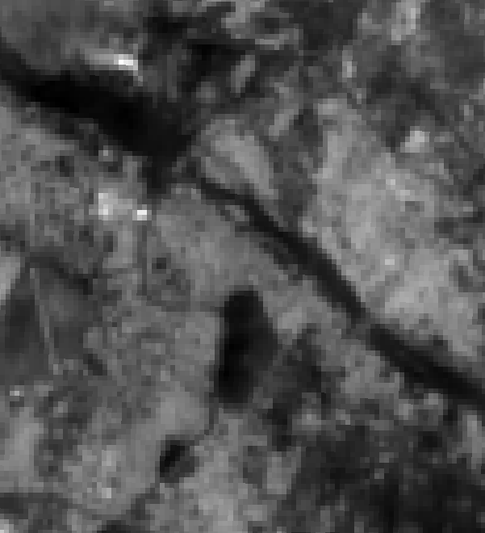
#> input picture Overlapping-NonOverlapping/1-20/img_a1.png, 485 x 533 px, shrunk from 601 x 660 before the run, found by its file name
$ jupyter execute --allow-errors Geo-tagging.ipynb   (shell and % lines are left out)   (older library calls are emulated)
#> lines starting #> are read from the running program, lines starting #| are printed output that depends on the picture
[cell 1]
import matplotlib.pyplot as plt
from scipy import stats
import numpy as np
import random
import PIL.ImageDraw as ImageDraw
import PIL.Image as Image
import os.path
from tqdm import tqdm
import math
import cv2 as cv
import glob
from skimage.color import rgb2gray
from scipy import ndimage
from PIL import Image
from sklearn.cluster import KMeans
from skimage.filters import sobel
import skimage
import warnings
warnings.filterwarnings("ignore")

[cell 2]
# [8 lines left out: function load_original_images, not called in this run]

[cell 3]
img_folder_path = 'F:\\data_science\\Blu-Cocoon\\Geotagging\\Sentinel-2 Multitemporal Cities Pairs (S2MTCP) dataset\\data_S21C\\Overlapping-NonOverlapping\\1-20\\'
output_path = 'Output'

[cell 4]
def helper(image):
    gray_img = cv.imread(image,0)

    enh_img_hst = cv.equalizeHist(gray_img)

    clahe = cv.createCLAHE(clipLimit=2.0, tileGridSize=(8,8))
    enh_img_clahe = clahe.apply(gray_img)

    return enh_img_clahe,enh_img_hst,gray_img

#> (a cell that did not finish here is left out)

[cell 6]
def enhance_image(image_path,i):
    all_img = glob.glob('.')
    #other_dir = 'new_path'
    for img_id, img_path in enumerate(all_img):
        if 'a' in image_path[-10:]:
            enh_img_clahe,enh_img_hst,gray_img = helper(image_path)

            cv.imwrite(f'{output_path}\\enh_img_hist_a{i+1}.png',enh_img_hst)
            cv.imwrite(f'{output_path}\\enh_img_clahe_a{i+1}.png',enh_img_clahe)

            #plot_helper(gray_img, enh_img_hst, enh_img_clahe)
            return gray_img,enh_img_hst,enh_img_clahe


        elif 'b' in image_path[-10:]:
            enh_img_clahe,enh_img_hst,gray_img = helper(image_path)

            cv.imwrite(f'{output_path}\\enh_img_hist_b{i+1}.png',enh_img_hst)
            cv.imwrite(f'{output_path}\\enh_img_clahe_b{i+1}.png',enh_img_clahe)

            #plot_helper(gray_img, enh_img_hst, enh_img_clahe)
            return gray_img,enh_img_hst,enh_img_clahe

[cell 7]
def edge_detection(img, lower_th = None, upper_th = None):

    # Noise reduction step
    img = cv.GaussianBlur(img, (5, 5), 1.4)

    # Calculating the gradients
    gx = cv.Sobel(np.float32(img), cv.CV_64F, 1, 0, 3)
    gy = cv.Sobel(np.float32(img), cv.CV_64F, 0, 1, 3)

    # Conversion of Cartesian coordinates to polar
    mag, ang = cv.cartToPolar(gx, gy, angleInDegrees = True)

    # set the minimum and maximum thresholds as lower and upper
    mag_max = np.max(mag)
    if not lower_th:lower_th = mag_max * 0.1
    if not upper_th:upper_th = mag_max * 0.5

    # getting the dimensions of the input image
    height, width = img.shape

    # Looping through every pixel of the grayscale
    # image
    for i_x in range(width):
        for i_y in range(height):

            grad_ang = ang[i_y, i_x]
            grad_ang = abs(grad_ang-180) if abs(grad_ang)>180 else abs(grad_ang)

            # selecting the neighbours of the target pixel according to the gradient direction
            # In the x axis direction
            if grad_ang<= 22.5:
                neighb_1_x, neighb_1_y = i_x-1, i_y
                neighb_2_x, neighb_2_y = i_x + 1, i_y

            # top right (diagnol-1) direction
            elif grad_ang>22.5 and grad_ang<=(22.5 + 45):
                neighb_1_x, neighb_1_y = i_x-1, i_y-1
                neighb_2_x, neighb_2_y = i_x + 1, i_y + 1

            # In y-axis direction
            elif grad_ang>(22.5 + 45) and grad_ang<=(22.5 + 90):
                neighb_1_x, neighb_1_y = i_x, i_y-1
                neighb_2_x, neighb_2_y = i_x, i_y + 1

            # top left (diagnol-2) direction
            elif grad_ang>(22.5 + 90) and grad_ang<=(22.5 + 135):
                neighb_1_x, neighb_1_y = i_x-1, i_y + 1
                neighb_2_x, neighb_2_y = i_x + 1, i_y-1

            # Now it restarts the cycle
            elif grad_ang>(22.5 + 135) and grad_ang<=(22.5 + 180):
                neighb_1_x, neighb_1_y = i_x-1, i_y
                neighb_2_x, neighb_2_y = i_x + 1, i_y

            # Non-maximum suppression step
            if width>neighb_1_x>= 0 and height>neighb_1_y>= 0:
                if mag[i_y, i_x]<mag[neighb_1_y, neighb_1_x]:
                    mag[i_y, i_x]= 0
                    continue

            if width>neighb_2_x>= 0 and height>neighb_2_y>= 0:
                if mag[i_y, i_x]<mag[neighb_2_y, neighb_2_x]:
                    mag[i_y, i_x]= 0

    lower_ids = np.zeros_like(img)
    upper_ids = np.zeros_like(img)
    ids = np.zeros_like(img)

    # double thresholding step
    for i_x in range(width):
        for i_y in range(height):

            grad_mag = mag[i_y, i_x]

            if grad_mag < lower_th:
                mag[i_y, i_x]= 0
            elif upper_th > grad_mag>= lower_th:
                ids[i_y, i_x]= 1
            else:
                ids[i_y, i_x]= 2
    #plt.imshow(mag, cmap='gray')
    # returning the magnitude of gradients of edges
    return mag

[cell 8]
# [16 lines left out: function plot_edge_helper, not called in this run]

[cell 9]
# [11 lines left out: function preprocess, not called in this run]

[cell 10]
def preprocess_single_img(image_path,i=0):
    gray_img,enh_img_hst,enh_img_clahe=enhance_image(image_path,i=i)
#> in helper, gray_img is the input picture: shape (533, 485); min 0, max 255, mean 79
    plot_helper(gray_img, enh_img_hst, enh_img_clahe)

    canny_gray_img = edge_detection(gray_img)
    canny_img_hist = edge_detection(enh_img_hst)
    canny_img_clahe = edge_detection(enh_img_clahe)

    plot_edge_helper(gray_img, enh_img_clahe, canny_img_clahe)

#> (a cell that did not finish here is left out)

[cell 12]
import matplotlib.pyplot as plt
from scipy import stats
import numpy as np
import random
import PIL.ImageDraw as ImageDraw
import PIL.Image as Image
import os.path
from tqdm import tqdm
import math


# [23 lines left out: function print_img, not called in this run]
    #plt.savefig("e" + index + str(L)+".pdf")
    #plt.savefig("e" + index + str(L)+".png")


def print_histogram(_histrogram, name, title):
    plt.figure()
    plt.title(title)
    plt.plot(_histrogram, color='#ef476f')
    plt.bar(np.arange(len(_histrogram)), _histrogram, color='#b7b7a4')
    plt.ylabel('Number of Pixels')
    plt.xlabel('Pixel Value')
    #plt.savefig("hist_" + name)


def generate_histogram(img, print, index):
    if len(img.shape) == 3: # img is colorful
        gr_img = np.mean(img, axis=-1)
    else:
        gr_img = img
    '''now we calc grayscale histogram'''
    gr_hist = np.zeros([256])

    for x_pixel in range(gr_img.shape[0]):
        for y_pixel in range(gr_img.shape[1]):
            pixel_value = int(gr_img[x_pixel, y_pixel])
            gr_hist[pixel_value] += 1
    '''normalize Histogram'''
    gr_hist /= (gr_img.shape[0] * gr_img.shape[1])
    if print:
        print_histogram(gr_hist, name="neq_"+str(index), title="Normalized Histogram")
    return gr_hist, gr_img


def equalize_histogram(img, histo, L):
    eq_histo = np.zeros_like(histo)
    en_img = np.zeros_like(img)
    for i in range(len(histo)):
        eq_histo[i] = int((L - 1) * np.sum(histo[0:i]))
    print_histogram(eq_histo, name="eq_"+str(index), title="Equalized Histogram")
    '''enhance image as well:'''
    for x_pixel in range(img.shape[0]):
        for y_pixel in range(img.shape[1]):
            pixel_val = int(img[x_pixel, y_pixel])
            en_img[x_pixel, y_pixel] = eq_histo[pixel_val]
    '''creating new histogram'''
    hist_img, _ = generate_histogram(en_img, print=False, index=index)
    print_img(img=en_img, histo_new=hist_img, histo_old=histo, index=str(index), L=L)
    return eq_histo


# [26 lines left out: functions find_value_target, match_histogram, not called in this run]


#> (the rest of this cell did not finish here and is left out)

[cell 13]
img=cv.imread('F:\\data_science\\Blu-Cocoon\\Geotagging\\Sentinel-2 Multitemporal Cities Pairs (S2MTCP) dataset\\data_S21C\\Overlapping-NonOverlapping\\enh_img_hst\\1-20a11.png')
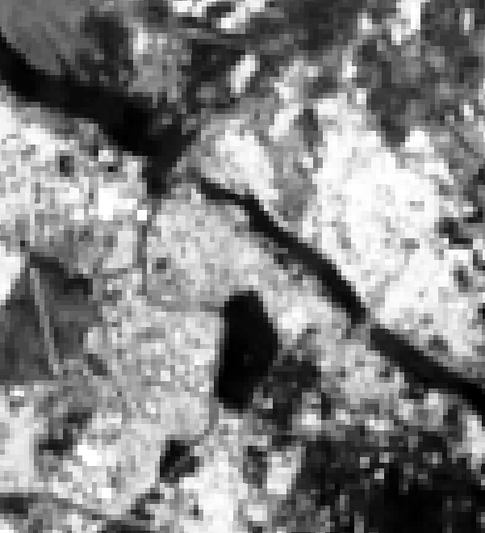
#> input picture Overlapping-NonOverlapping/enh_img_hst/1-20a11.png, 485 x 533 px, shrunk from 601 x 660 before the run, found by its file name
#> img is the input picture: shape (533, 485, 3); min 0, max 255, mean 129.1
hist_img, gr_img = generate_histogram(img, print=True, index=1)
#> after the loop in generate_histogram, `for x_pixel in range(gr_img.shape[0]):`: gr_hist = 256 values, max 2721 at index 56, min 344 at index 11, mean 1009.8
#> in generate_histogram, `gr_hist /= (gr_img.shape[0] * gr_img.shape[1])`: gr_hist = 256 values, max 0.0105 at index 56, min 0.00133 at index 11, mean 0.00391
#> hist_img has the same summary as gr_hist in generate_histogram

#> (the rest of this cell did not finish here and is left out)

#> after the loop in equalize_histogram, `for i in range(len(histo)):`: eq_histo = 256 values from 0 to 48

[cell 14]
img=cv.imread('F:\\data_science\\Blu-Cocoon\\Geotagging\\Sentinel-2 Multitemporal Cities Pairs (S2MTCP) dataset\\data_S21C\\Overlapping-NonOverlapping\\enh_img_hst\\1-20b11.png')
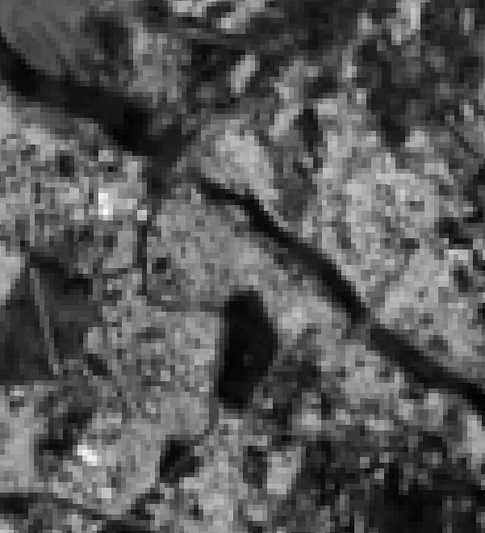
#> input picture Overlapping-NonOverlapping/enh_img_hst/1-20b11.png, 485 x 533 px, shrunk from 601 x 660 before the run, found by its file name
#> img is the input picture: shape (533, 485, 3); min 0, max 255, mean 85.9
#> (the rest of this cell did not finish here and is left out)

[cell 15]
import cv2
import numpy as np
import matplotlib.pyplot as plt
from PIL import Image

# read the image
image_a = cv2.imread("F:\\data_science\\Blu-Cocoon\\Geotagging\\Sentinel-2 Multitemporal Cities Pairs (S2MTCP) dataset\\data_S21C\\Overlapping-NonOverlapping\\enh_img_hst\\1-20a11.png")
image_b = cv2.imread("F:\\data_science\\Blu-Cocoon\\Geotagging\\Sentinel-2 Multitemporal Cities Pairs (S2MTCP) dataset\\data_S21C\\Overlapping-NonOverlapping\\enh_img_hst\\1-20b11.png")

im_a=image_a/255
pic_a=im_a.reshape(im_a.shape[0]*im_a.shape[1],im_a.shape[2])

im_b=image_b/255
pic_b=im_b.reshape(im_b.shape[0]*im_b.shape[1],im_b.shape[2])

# Since we know 5 segments was looking great on the image we are gonna do 5 clusters here but you can try more too :)
fig, ax = plt.subplots(2, 3, figsize=(16, 8))
count=1
clustered_image=[]
for i in range(2):
    for j in range(3):

        kmeans_a = KMeans(n_clusters=count+1, random_state=0).fit(pic_a)
        pic_a_print = kmeans_a.cluster_centers_[kmeans_a.labels_]
        clustered_pic_a=pic_a_print.reshape(im_a.shape[0],im_a.shape[1],im_a.shape[2])
        clustered_image.append(clustered_pic_a)
        count+=1
        ax[i][j].set_title('Cluster_a '+str(count))
        ax[i][j].imshow(clustered_pic_a)
        ax[i][j].set_axis_off()
#> after the loop, clustered_image = 6 items; count = 7
plt.show()
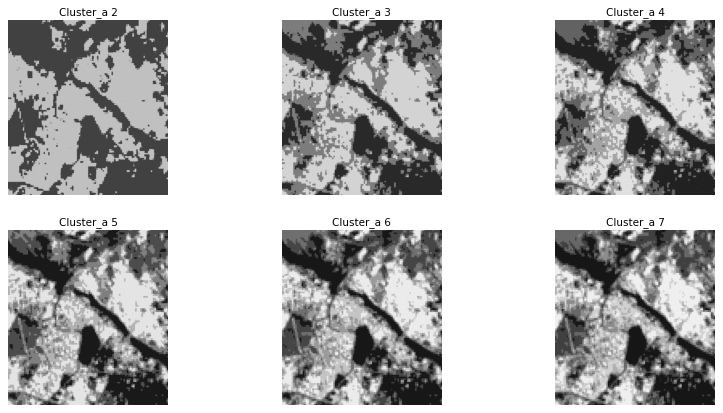
#> figure drawn by matplotlib, 6 panels
#plt.savefig('cluster.png', dpi=300, bbox_inches='tight')
# Since we know 5 segments was looking great on the image we are gonna do 5 clusters here but you can try more too :)
fig, ax = plt.subplots(2, 3, figsize=(16, 8))
count=1
clustered_image=[]
for i in range(2):
    for j in range(3):

        kmeans_b = KMeans(n_clusters=count+1, random_state=0).fit(pic_b)
        pic_b_print = kmeans_b.cluster_centers_[kmeans_b.labels_]
        clustered_pic_b=pic_b_print.reshape(im_b.shape[0],im_b.shape[1],im_b.shape[2])
        clustered_image.append(clustered_pic_b)
        count+=1
        ax[i][j].set_title('Cluster_b '+str(count))
        ax[i][j].imshow(clustered_pic_b)
        ax[i][j].set_axis_off()
#> after the loop, count = 7
plt.show()

[cell 16]
clustered_image_a=[]
image_labels_a=[]

kmeans_a = KMeans(n_clusters=4, random_state=0).fit(pic_a)
pic_a_print = kmeans_a.cluster_centers_[kmeans_a.labels_]
clustered_pic_a=pic_a_print.reshape(im_a.shape[0],im_a.shape[1],im_a.shape[2])
clustered_image_a.append(clustered_pic_a)
image_labels_a.append(kmeans_a.labels_)
#count+=1
#print(i,j)
plt.title('Cluster_a '+'4')
plt.imshow(clustered_pic_a)

[cell 17]
clustered_image_b=[]
image_labels_b=[]

kmeans_b = KMeans(n_clusters=4, random_state=0).fit(pic_b)
pic_b_print = kmeans_b.cluster_centers_[kmeans_b.labels_]
clustered_pic_b=pic_b_print.reshape(im_b.shape[0],im_b.shape[1],im_b.shape[2])
clustered_image_b.append(clustered_pic_a)
image_labels_b.append(kmeans_a.labels_)
#count+=1
#print(i,j)
plt.title('Cluster_b '+'4')
plt.imshow(clustered_pic_b)

[cell 18]
clustered_image_a[0]=clustered_image_a[0]*255

[cell 19]
clustered_image_a_int=clustered_image_a[0].astype(int)
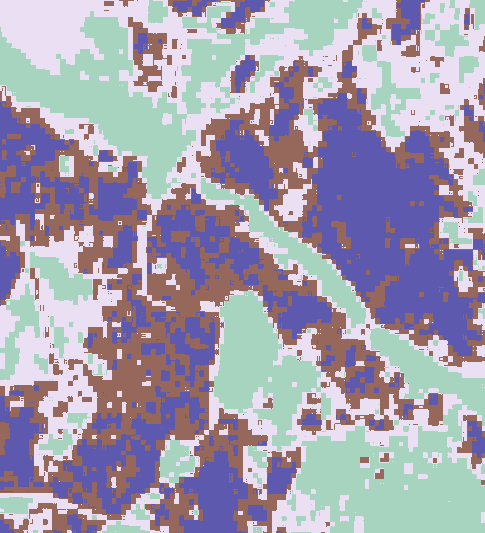
#> clustered_image_a_int: shape (533, 485, 3) int64; 4 distinct labels, from 33 to 225; one colour per label, 0 black

[cell 20]
clustered_image_a_int

[cell 21]
clustered_image_a_int.shape

[cell 22]
image_labels_a[0]

[cell 23]
image_labels_a[0].shape

[cell 24]
img_labels_a=image_labels_a[0].reshape(clustered_image_a_int.shape[0],clustered_image_a_int.shape[1])
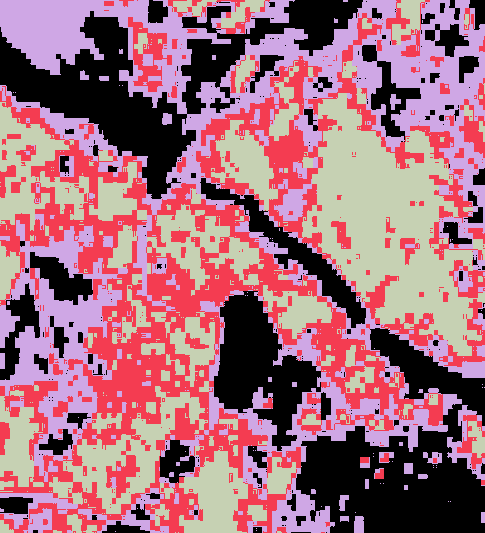
#> img_labels_a: shape (533, 485) int32; 4 distinct labels, from 0 to 3; one colour per label, 0 black

[cell 25]
img_labels_a.shape

[cell 26]
seg_region_a_0=clustered_image_a_int.copy()
for i in range(clustered_image_a_int.shape[0]):
    for j in range(clustered_image_a_int.shape[1]):
        if img_labels_a[i][j]==0:
            continue
            #seg_region[i][j][0]=clustered_image_a[0][0]
            #seg_region[i][j][1]=clustered_image_a[0][1]
            #seg_region[i][j][2]=clustered_image_a[0][2]
        else:
            seg_region_a_0[i][j][0]=0
            seg_region_a_0[i][j][1]=0
            seg_region_a_0[i][j][2]=255
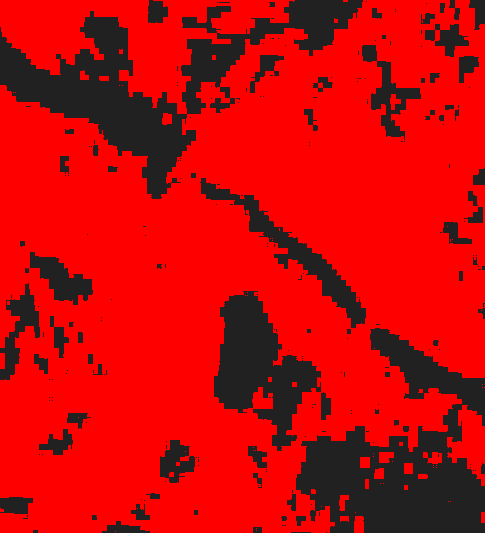
#> seg_region_a_0: shape (533, 485, 3) int64; mean of channels 0, 1, 2 8.2, 8.2, 200; drawn as B, G, R

plt.imshow(seg_region_a_0)

[cell 27]
#im = array(Image.open('empire.jpg'))
print (seg_region_a_0.shape, seg_region_a_0.dtype)
#| (533, 485, 3) int64

#im = array(Image.open('empire.jpg').convert('L'),'f')
#x=seg_region_a_0.convert('L'),'f'
#print (x.shape, x.dtype)

[cell 28]
seg_region_a_1=clustered_image_a_int.copy()
for i in range(clustered_image_a_int.shape[0]):
    for j in range(clustered_image_a_int.shape[1]):
        if img_labels_a[i][j]==1:
            continue
            #seg_region[i][j][0]=clustered_image_a[0][0]
            #seg_region[i][j][1]=clustered_image_a[0][1]
            #seg_region[i][j][2]=clustered_image_a[0][2]
        else:
            seg_region_a_1[i][j][0]=0
            seg_region_a_1[i][j][1]=0
            seg_region_a_1[i][j][2]=255
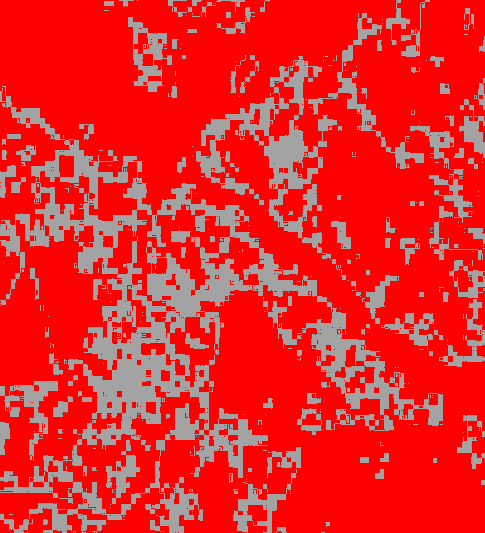
#> seg_region_a_1: shape (533, 485, 3) int64; mean of channels 0, 1, 2 40.5, 40.5, 232.1; drawn as B, G, R

plt.imshow(seg_region_a_1)

[cell 29]
seg_region_a_2=clustered_image_a_int.copy()
for i in range(clustered_image_a_int.shape[0]):
    for j in range(clustered_image_a_int.shape[1]):
        if img_labels_a[i][j]==2:
            continue
            #seg_region[i][j][0]=clustered_image_a[0][0]
            #seg_region[i][j][1]=clustered_image_a[0][1]
            #seg_region[i][j][2]=clustered_image_a[0][2]
        else:
            seg_region_a_2[i][j][0]=0
            seg_region_a_2[i][j][1]=0
            seg_region_a_2[i][j][2]=255
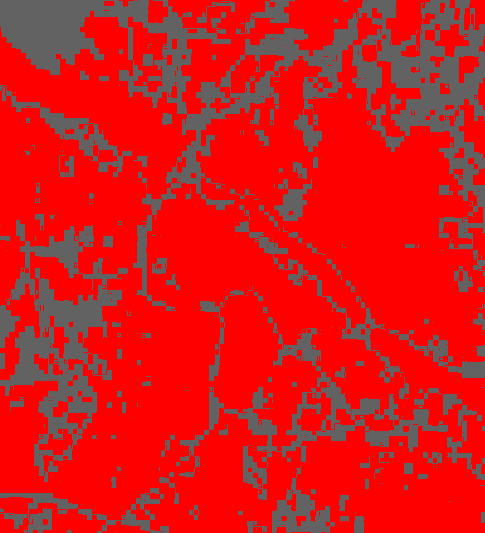
#> seg_region_a_2: shape (533, 485, 3) int64; mean of channels 0, 1, 2 25.7, 25.7, 213.8; drawn as B, G, R

plt.imshow(seg_region_a_2)

[cell 30]
seg_region_a_3=clustered_image_a_int.copy()
for i in range(clustered_image_a_int.shape[0]):
    for j in range(clustered_image_a_int.shape[1]):
        if img_labels_a[i][j]==3:
            continue
            #seg_region[i][j][0]=clustered_image_a[0][0]
            #seg_region[i][j][1]=clustered_image_a[0][1]
            #seg_region[i][j][2]=clustered_image_a[0][2]
        else:
            seg_region_a_3[i][j][0]=0
            seg_region_a_3[i][j][1]=0
            seg_region_a_3[i][j][2]=255
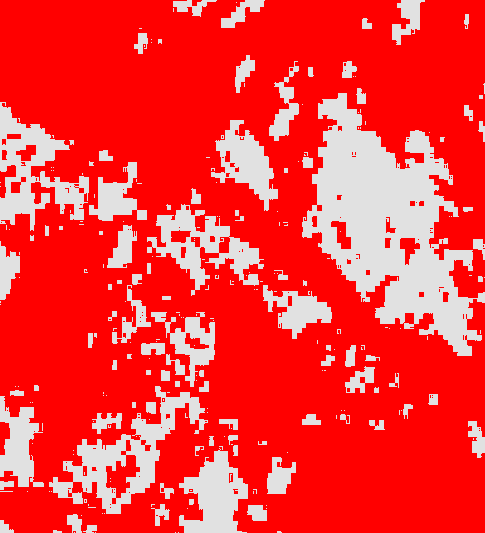
#> seg_region_a_3: shape (533, 485, 3) int64; mean of channels 0, 1, 2 54.4, 54.4, 247.7; drawn as B, G, R

plt.imshow(seg_region_a_3)

[cell 31]
clustered_image_b[0]=clustered_image_b[0]*255

[cell 32]
clustered_image_b_int=clustered_image_b[0].astype(int)

[cell 33]
clustered_image_b_int

[cell 34]
image_labels_b[0]

[cell 35]
image_labels_b[0].shape

[cell 36]
img_labels_b=image_labels_b[0].reshape(clustered_image_b_int.shape[0],clustered_image_b_int.shape[1])

[cell 37]
img_labels_b.shape

[cell 38]
seg_region_b_0=clustered_image_b_int.copy()
for i in range(clustered_image_b_int.shape[0]):
    for j in range(clustered_image_b_int.shape[1]):
        if img_labels_b[i][j]==0:
            continue
            #seg_region[i][j][0]=clustered_image_a[0][0]
            #seg_region[i][j][1]=clustered_image_a[0][1]
            #seg_region[i][j][2]=clustered_image_a[0][2]
        else:
            seg_region_b_0[i][j][0]=0
            seg_region_b_0[i][j][1]=0
            seg_region_b_0[i][j][2]=255

#plt.imshow(seg_region_b_0)

[cell 39]
seg_region_b_1=clustered_image_b[0].copy()
for i in range(clustered_image_b[0].shape[0]):
    for j in range(clustered_image_b[0].shape[1]):
        if img_labels_b[i][j]==1:
            continue
            #seg_region[i][j][0]=clustered_image_a[0][0]
            #seg_region[i][j][1]=clustered_image_a[0][1]
            #seg_region[i][j][2]=clustered_image_a[0][2]
        else:
            seg_region_b_1[i][j][0]=0
            seg_region_b_1[i][j][1]=0
            seg_region_b_1[i][j][2]=255

plt.imshow(seg_region_b_1)

[cell 40]
seg_region_b_2=clustered_image_b[0].copy()
for i in range(clustered_image_b[0].shape[0]):
    for j in range(clustered_image_b[0].shape[1]):
        if img_labels_b[i][j]==2:
            continue
            #seg_region[i][j][0]=clustered_image_a[0][0]
            #seg_region[i][j][1]=clustered_image_a[0][1]
            #seg_region[i][j][2]=clustered_image_a[0][2]
        else:
            seg_region_b_2[i][j][0]=0
            seg_region_b_2[i][j][1]=0
            seg_region_b_2[i][j][2]=255

plt.imshow(seg_region_b_2)
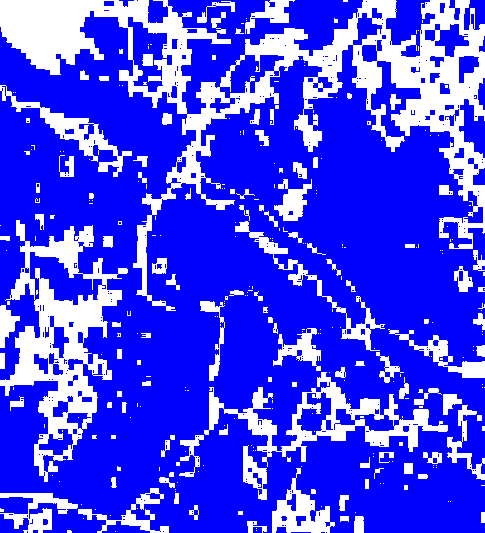
#> shown: shape (533, 485, 3) float64; mean R, G, B 0.262, 0.262, 1

[cell 41]
seg_region_b_3=clustered_image_b_int.copy()
for i in range(clustered_image_b_int.shape[0]):
    for j in range(clustered_image_b_int.shape[1]):
        if img_labels_b[i][j]==3:
            continue
            #seg_region[i][j][0]=clustered_image_a[0][0]
            #seg_region[i][j][1]=clustered_image_a[0][1]
            #seg_region[i][j][2]=clustered_image_a[0][2]
        else:
            seg_region_b_3[i][j][0]=0
            seg_region_b_3[i][j][1]=0
            seg_region_b_3[i][j][2]=255
#> (the rest of the program and of its run is left out)
